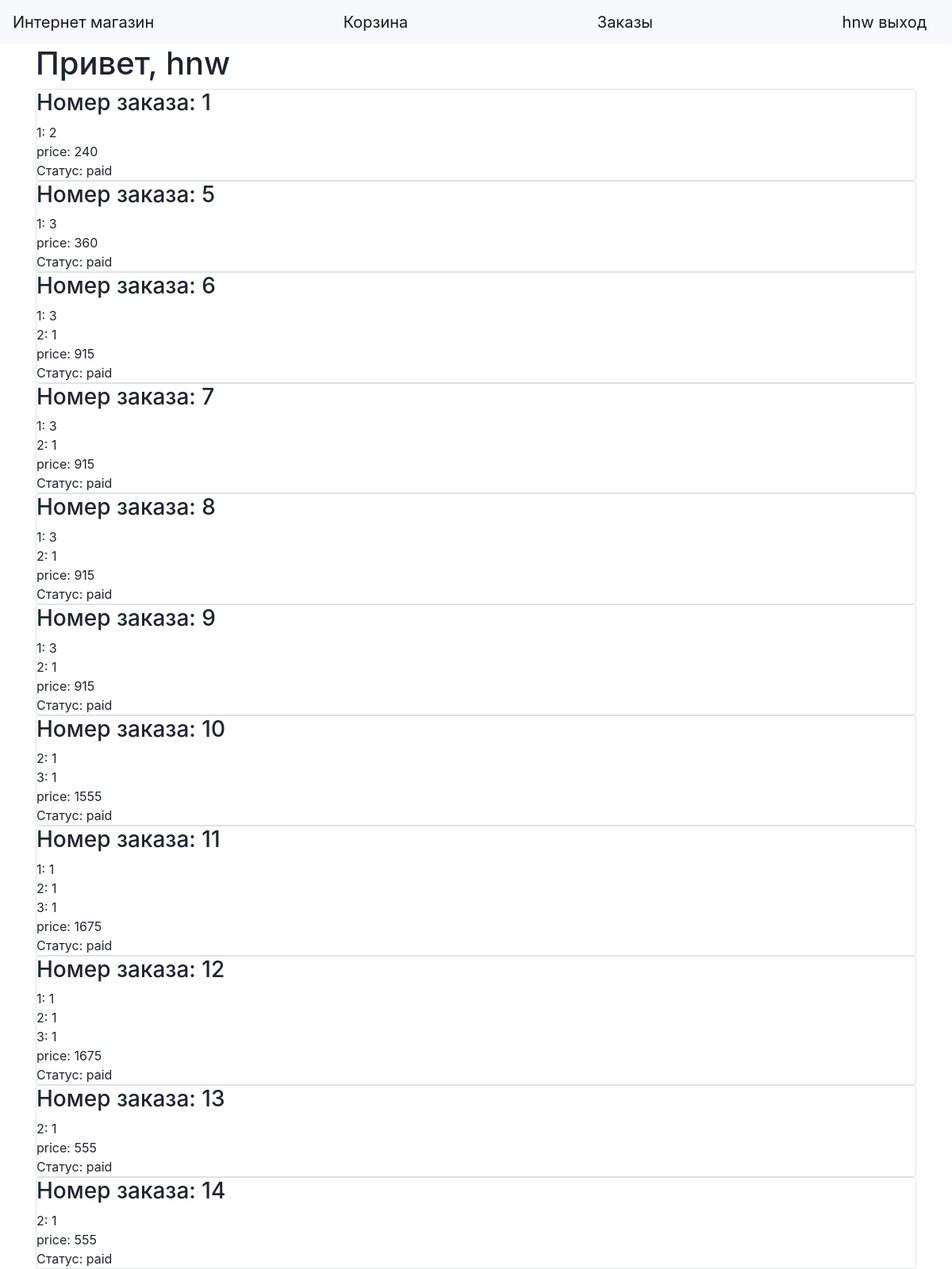
/orders (signed in), run on an earlier commit of the app's database.
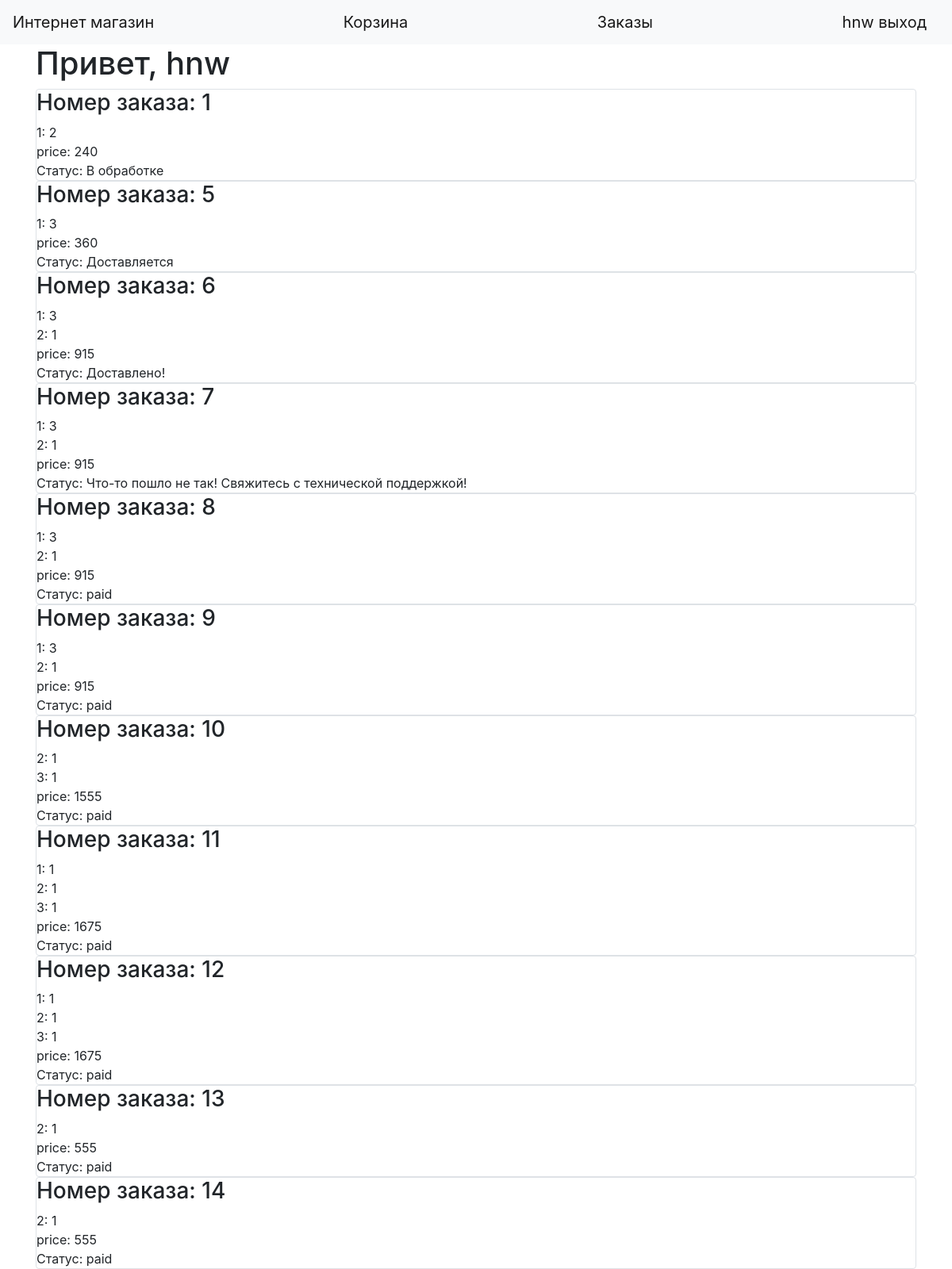
And on a later commit of the database.
### data/users.py (models this page shows, shortened)
class User(SqlAlchemyBase, UserMixin):
    __tablename__ = 'users'
    id = sqlalchemy.Column(sqlalchemy.Integer, primary_key=True, autoincrement=True)
    name = sqlalchemy.Column(sqlalchemy.String, nullable=True)
    about = sqlalchemy.Column(sqlalchemy.String, nullable=True)
    email = sqlalchemy.Column(sqlalchemy.String, index=True, unique=True, nullable=True)
    role = sqlalchemy.Column(sqlalchemy.Integer)
    hashed_password = sqlalchemy.Column(sqlalchemy.String, nullable=True)
    cart = sqlalchemy.Column(sqlalchemy.String, default="{}")
    balance = sqlalchemy.Column(sqlalchemy.Integer, default=0)
    created_date = sqlalchemy.Column(sqlalchemy.DateTime, default=datetime.datetime.now)

### data/orders.py (models this page shows, shortened)
class Orders(SqlAlchemyBase):
    __tablename__ = 'orders'
    id = sqlalchemy.Column(sqlalchemy.Integer, primary_key=True, autoincrement=True)
    products = sqlalchemy.Column(sqlalchemy.String, default="{}")
    status = sqlalchemy.Column(sqlalchemy.String, default="paid")
    user_id = sqlalchemy.Column(sqlalchemy.Integer, sqlalchemy.ForeignKey("users.id"))
    user = orm.relationship('User', foreign_keys="Orders.user_id", backref="orders")
    order_time = sqlalchemy.Column(sqlalchemy.DateTime, default=datetime.datetime.now)

### main.py (the view)
@app.route('/orders', methods=['GET', 'POST'])
@login_required
def orders():
    db_sess = db_session.create_session()
    if current_user.id == 1 or current_user.id == 7:
        orders_db = db_sess.query(Orders).all()  # Супер-админу доступны все заказы пользователей
    else:
        orders_db = db_sess.query(Orders).filter((Orders.user_id == current_user.id)).all()
    d = []
    for i in orders_db:
        d.append({"id": i.id, "products": eval(i.products), "date": i.order_time, "status": i.status})
    return render_template("orders.html", orders=d, title="Заказы")

### data/db_session.py (called while the page is built)
def create_session() -> Session:
    global __factory
    return __factory()

### main.py (called while the page is built)
@login_manager.user_loader
def load_user(user_id):
    db_sess = db_session.create_session()
    return db_sess.query(User).get(user_id)

### templates/orders.html (shortened to what this page needs)
{% extends "base.html" %}
{% block content %}
<h1>Привет, {{current_user.name}}</h1>
{% for order in orders %}
<div class="col-md6 border rounded">
    <h3>Номер заказа: {{order.id}}</h3>
    {% for product in order.products.keys() %}
        {{product}}: {{order.products[product]}} <br>
    {% endfor %}
    Статус: {{order.status}}
</div>
{% endfor %}
{% endblock %}

### templates/base.html (shortened to what this page needs)
<!doctype html>
<html lang="en">
<head>
    <link rel="stylesheet" href="https://stackpath.bootstrapcdn.com/bootstrap/4.4.1/css/bootstrap.min.css">
</head>
  <body>
    <header>
        <nav class="navbar navbar-light bg-light">
        <a class="navbar-brand" href="/main">Интернет магазин</a>
        <a class="navbar-brand" href="/cart">Корзина</a>
        <a class="navbar-brand" href="/orders">Заказы</a>
        {% if current_user.is_authenticated %}
            <a class="navbar-brand" href="/logout">{{ current_user.name }} выход</a>
        {% else %}
            <p>
                <a class="btn btn-primary " href="/register">Зарегистрироваться</a>
                <a class="btn btn-success" href="/login">Войти</a>
            </p>
        {% endif %}
    </nav>
    </header>
    <main role="main" class="container">
        {% block content %}{% endblock %}
    </main>
  </body>
</html>

What changed in the data, as far as the page shows it:
changed Orders id 1: status "paid" → "В обработке"
changed Orders id 5: status "paid" → "Доставляется"
changed Orders: status "paid" → "Доставлено!"
changed Orders id 7: status "paid" → "Что-то пошло не так! Свяжитесь с технической поддержкой!"
